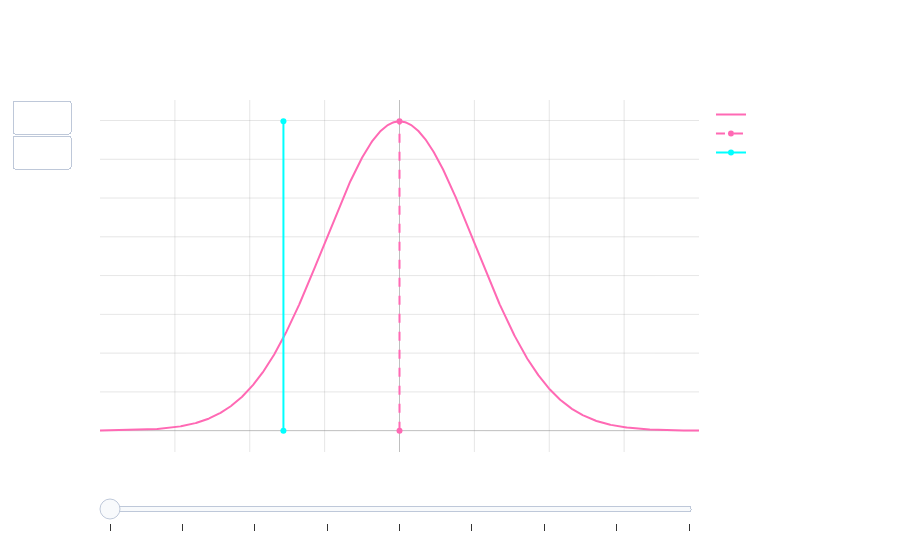

Notebook code cell kept with this figure:
### Markdown cell above
#### <u>Law of Large Numbers</u>
 
 The Law of Large Numbers (LLN) comes in two forms:

 **Strong Law of Large Numbers (SLLN):**

 For i.i.d. random variables $X_1, X_2, ..., X_n$ with $E[X_i] = \mu$:
 
 $P(\lim_{n \to \infty} \frac{1}{n}\sum_{i=1}^n X_i = \mu) = 1$

 **Weak Law of Large Numbers (WLLN):**

 For i.i.d. random variables $X_1, X_2, ..., X_n$ with $E[X_i] = \mu$:

 $\lim_{n \to \infty} P(|\frac{1}{n}\sum_{i=1}^n X_i - \mu| > \epsilon) = 0$ for any $\epsilon > 0$

### Code cell
import numpy as np
import plotly.graph_objects as go
from plotly.subplots import make_subplots
from scipy import stats

# Set random seed for reproducibility
np.random.seed(42)

# Generate theoretical normal distribution points
x = np.linspace(-4, 4, 1000)
theoretical_dist = stats.norm.pdf(x)

# Create figure
fig = go.Figure()

# Add theoretical distribution line
fig.add_trace(
    go.Scatter(
        x=x,
        y=theoretical_dist,
        name='Theoretical Distribution',
        line=dict(color='#FF69B4')
    )
)

# Add vertical line for theoretical expectation (mean = 0 for standard normal)
fig.add_trace(
    go.Scatter(
        x=[0, 0],
        y=[0, max(theoretical_dist)],
        name='Theoretical Mean',
        line=dict(color='#FF69B4', dash='dash'),  # Neon pink
        showlegend=True
    )
)

# Create frames for animation
frames = []
sample_sizes = [2, 5, 10, 20, 50, 100, 200, 500, 5000]

for n in sample_sizes:
    # Generate samples
    samples = np.random.normal(0, 1, n)
    empirical_mean = np.mean(samples)
    
    frame = go.Frame(
        data=[
            go.Scatter(
                x=x,
                y=theoretical_dist,
                name='Theoretical Distribution',
                line=dict(color='#FF69B4')
            ),
            go.Scatter(
                x=[0, 0],
                y=[0, max(theoretical_dist)],
                name='Theoretical Mean',
                line=dict(color='#FF69B4', dash='dash')
            ),
            go.Scatter(
                x=[empirical_mean, empirical_mean],
                y=[0, max(theoretical_dist)],
                name='Empirical Mean',
                line=dict(color='#00FFFF', width=2),  # Neon cyan line
                showlegend=True
            )
        ],
        name=f'n={n}'
    )
    frames.append(frame)

# Add initial empirical mean line
initial_samples = np.random.normal(0, 1, sample_sizes[0])
initial_mean = np.mean(initial_samples)
fig.add_trace(
    go.Scatter(
        x=[initial_mean, initial_mean],
        y=[0, max(theoretical_dist)],
        name='Empirical Mean',
        line=dict(color='#00FFFF', width=2),  # Match frame styling
        showlegend=True
    )
)

fig.frames = frames

# Add buttons and sliders with dark mode styling
fig.update_layout(
    title='Mean Convergence',
    xaxis_title='Value',
    yaxis_title='Density',
    showlegend=True,
    plot_bgcolor='rgba(0,0,0,0)',
    paper_bgcolor='rgba(0,0,0,0)',
    font=dict(color='white'),
    updatemenus=[{
        'type': 'buttons',
        'showactive': False,
        'buttons': [
            {'label': 'Play',
             'method': 'animate',
             'args': [None, {'frame': {'duration': 1000, 'redraw': True},
                            'fromcurrent': True}]},
            {'label': 'Pause',
             'method': 'animate',
             'args': [[None], {'frame': {'duration': 0, 'redraw': False},
                              'mode': 'immediate',
                              'transition': {'duration': 0}}]}
        ]
    }],
    sliders=[{
        'currentvalue': {'prefix': 'Sample Size: ', 'font': {'color': 'white'}},
        'steps': [
            {'label': str(n),
             'method': 'animate',
             'args': [[f'n={n}'], {'frame': {'duration': 0, 'redraw': True},
                                  'mode': 'immediate',
                                  'transition': {'duration': 0}}]}
            for n in sample_sizes
        ]
    }]
)

# Update axes for dark mode
fig.update_xaxes(showgrid=True, gridwidth=1, gridcolor='rgba(128,128,128,0.2)',
                 zeroline=True, zerolinewidth=1, zerolinecolor='rgba(128,128,128,0.5)')
fig.update_yaxes(showgrid=True, gridwidth=1, gridcolor='rgba(128,128,128,0.2)',
                 zeroline=True, zerolinewidth=1, zerolinecolor='rgba(128,128,128,0.5)')

fig.show()

### Figure 1 — Plotly figure (JSON) as saved in the notebook; plotly's stock layout.template omitted (floating-point values rounded to 4 significant figures; data arrays with more than 128 entries replaced by an {"elided": "..."} marker saying what was removed)
{"data": [{"line": {"color": "#FF69B4"}, "name": "Theoretical Distribution", "type": "scatter", "x": {"elided": "1000 float values"}, "y": {"elided": "1000 float values"}}, {"line": {"color": "#FF69B4", "dash": "dash"}, "name": "Theoretical Mean", "showlegend": true, "type": "scatter", "x": [0, 0], "y": [0, 0.3989]}, {"line": {"color": "#00FFFF", "width": 2}, "name": "Empirical Mean", "showlegend": true, "type": "scatter", "x": [-1.55, -1.55], "y": [0, 0.3989]}], "layout": {"font": {"color": "white"}, "paper_bgcolor": "rgba(0,0,0,0)", "plot_bgcolor": "rgba(0,0,0,0)", "showlegend": true, "sliders": [{"currentvalue": {"font": {"color": "white"}, "prefix": "Sample Size: "}, "steps": [{"args": [["n=2"], {"frame": {"duration": 0, "redraw": true}, "mode": "immediate", "transition": {"duration": 0}}], "label": "2", "method": "animate"}, {"args": [["n=5"], {"frame": {"duration": 0, "redraw": true}, "mode": "immediate", "transition": {"duration": 0}}], "label": "5", "method": "animate"}, {"args": [["n=10"], {"frame": {"duration": 0, "redraw": true}, "mode": "immediate", "transition": {"duration": 0}}], "label": "10", "method": "animate"}, {"args": [["n=20"], {"frame": {"duration": 0, "redraw": true}, "mode": "immediate", "transition": {"duration": 0}}], "label": "20", "method": "animate"}, {"args": [["n=50"], {"frame": {"duration": 0, "redraw": true}, "mode": "immediate", "transition": {"duration": 0}}], "label": "50", "method": "animate"}, {"args": [["n=100"], {"frame": {"duration": 0, "redraw": true}, "mode": "immediate", "transition": {"duration": 0}}], "label": "100", "method": "animate"}, {"args": [["n=200"], {"frame": {"duration": 0, "redraw": true}, "mode": "immediate", "transition": {"duration": 0}}], "label": "200", "method": "animate"}, {"args": [["n=500"], {"frame": {"duration": 0, "redraw": true}, "mode": "immediate", "transition": {"duration": 0}}], "label": "500", "method": "animate"}, {"args": [["n=5000"], {"frame": {"duration": 0, "redraw": true}, "mode": "immediate", "transition": {"duration": 0}}], "label": "5000", "method": "animate"}]}], "title": {"text": "Mean Convergence"}, "updatemenus": [{"buttons": [{"args": [null, {"frame": {"duration": 1000, "redraw": true}, "fromcurrent": true}], "label": "Play", "method": "animate"}, {"args": [[null], {"frame": {"duration": 0, "redraw": false}, "mode": "immediate", "transition": {"duration": 0}}], "label": "Pause", "method": "animate"}], "showactive": false, "type": "buttons"}], "xaxis": {"gridcolor": "rgba(128,128,128,0.2)", "gridwidth": 1, "showgrid": true, "title": {"text": "Value"}, "zeroline": true, "zerolinecolor": "rgba(128,128,128,0.5)", "zerolinewidth": 1}, "yaxis": {"gridcolor": "rgba(128,128,128,0.2)", "gridwidth": 1, "showgrid": true, "title": {"text": "Density"}, "zeroline": true, "zerolinecolor": "rgba(128,128,128,0.5)", "zerolinewidth": 1}}}
